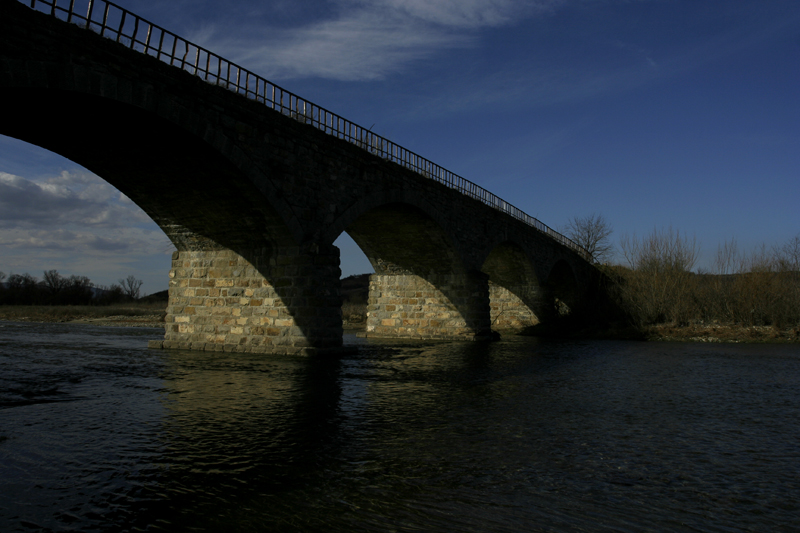
%> input picture test1.jpg, 800 x 533 px
$ octave --eval "result = histogram_hdr(imread('test1.jpg'));"   (GNU Octave 9; MATLAB toolbox functions it lacks are replaced by stand-ins)
%> lines starting %> are read from the running program, lines starting %| are printed output that depends on the picture
function HDR = histogram_hdr(img, w)
%% io
img_hsv = rgb2hsv(img);
%> img_hsv: size 533x800x3 double; mean H, S, V 0.404, 0.41, 0.213
img_v = img_hsv(:,:,3);
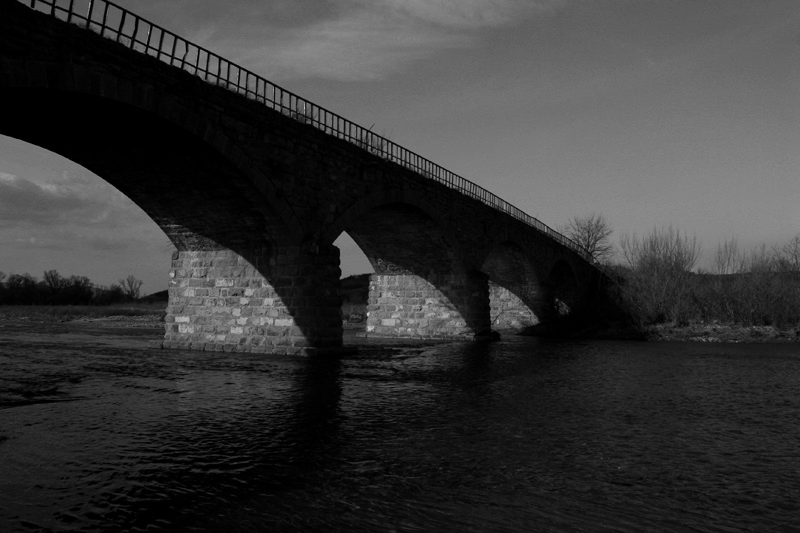
%> img_v: size 533x800 double; min 0, max 0.784, mean 0.213
img_histogram = imhist(img_v);
%> img_histogram = 256 values, max 20444 at index 1, min 0 at index 181, mean 1665.6

%% w: weighted factor in Eq. (1)
if  ~exist( 'w', 'var' )
    w = 0.3;
end

%% WHS function
function [H0,H1] = WHS(H,w)
%> called with w = 0.3

    M = sum(H);
%> M = 426400
    tau_map = zeros(1, length(H));

    for t = 1:length(H)
        tau_map(t) = abs(w - (1/M * sum(H(1:t))));
    end
%> after the loop, tau_map = 256 values, max 0.7 at index 201, min 0.00244 at index 18, mean 0.502

    [~, tau] = min(tau_map);
%> tau = 18
    H0 = H;
%> H0 has the same summary as img_histogram in histogram_hdr
    H1 = H;
%> H1 has the same summary as img_histogram in histogram_hdr

    for p = 1:length(H)
        if p <= tau
            H0(p) = H(p);
            H1(p) = 0;
        else
            H1(p) = H(p);
            H0(p) = 0;
        end
    end
%> after the loop, H0 = 256 values, max 20444 at index 1, min 0 at index 19, mean 503.8; H1 = 256 values, max 5251 at index 21, min 0 at index 1, mean 1161.9

end

%% Stretches the histogram of the V channel
[H0, H1] = WHS(img_histogram, w);

function [min_,max_] = his_stat_helper(H)

    for i=1:length(H)
        if H(i) ~= 0
            min_ = i;
            break
        end
    end

    for j=length(H):-1:1
        if H(j) ~= 0
            max_ = j;
            break
        end
    end
%> after the loop, max_ = 18

end

[min_H0, max_H0] = his_stat_helper(H0);
%> min_H0 = 1; max_H0 = 18
[min_H1, max_H1] = his_stat_helper(H1);
%> min_H1 = 19; max_H1 = 201
img0_v = (img_v * 255 - min_H0) / (max_H0 - min_H0);
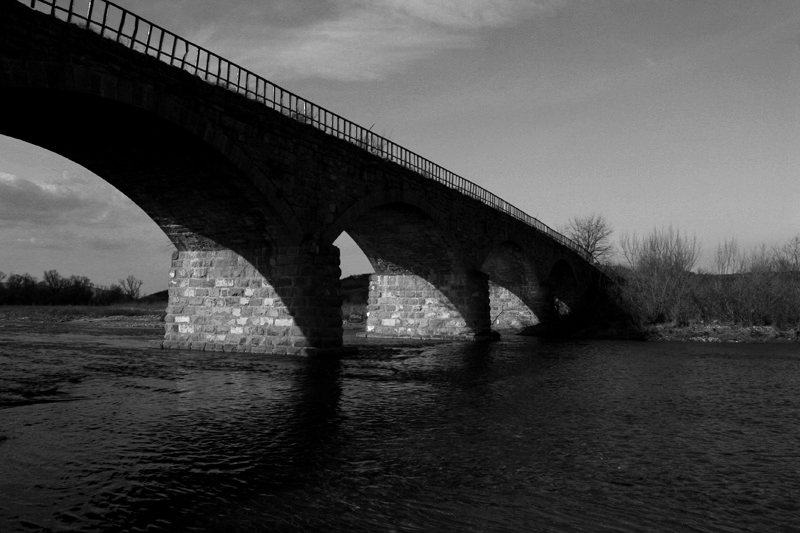
%> img0_v: size 533x800 double; min -0.0588, max 11.71, mean 3.14; drawn with min black and max white
img1_v = (img_v * 255 - min_H1) / (max_H1 - min_H1);
img0_ = img_hsv;
img1_ = img_hsv;
img0_(:,:,3) = img0_v;
%> img0_: size 533x800x3 double; mean H, S, V 0.404, 0.41, 3.14
img1_(:,:,3) = img1_v;
%> img1_: size 533x800x3 double; mean H, S, V 0.404, 0.41, 0.194
img = double(img);
img0_ = double(uint8(255 * hsv2rgb(img0_)));
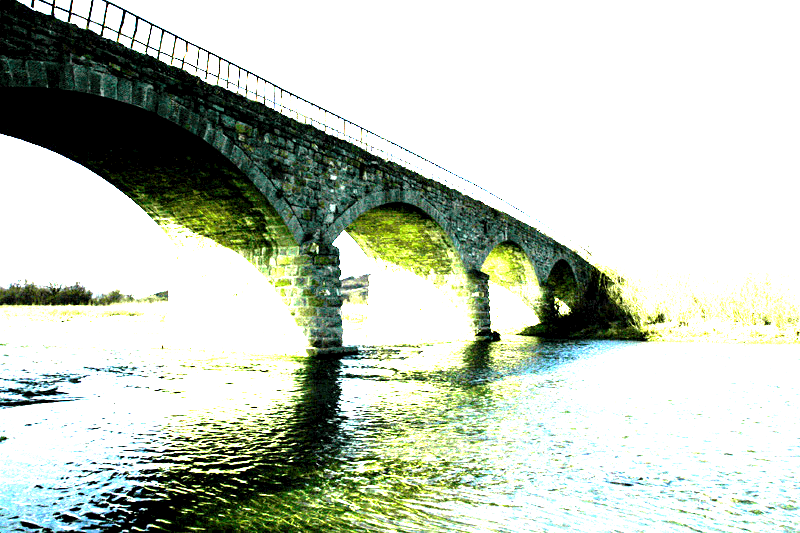
%> img0_: size 533x800x3 double; mean R, G, B 193.4, 201.7, 189
img1_ = double(uint8(255 * hsv2rgb(img1_)));

%% LDR image fusion
function [weight_O, weight_N, weight_U] = gaussian_shaped(O, N, U, p)
%> called with p = 1

    weight_O = 10/p * exp(((O - 127.5).^2) / (127.5^2) * 0.5);
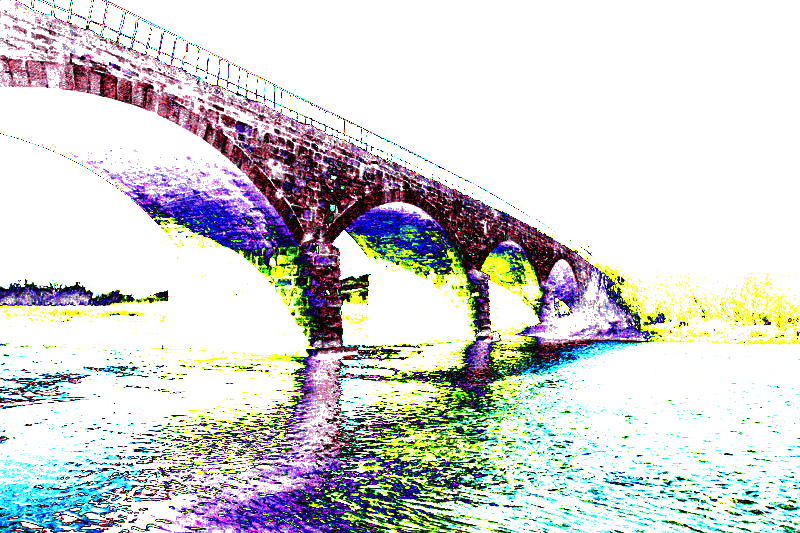
%> weight_O: size 533x800x3 double; mean R, G, B 15.36, 15.39, 15.38; drawn with min black and max white
    weight_N = 10/p * exp(((N - 127.5).^2) / (127.5^2) * 0.5);
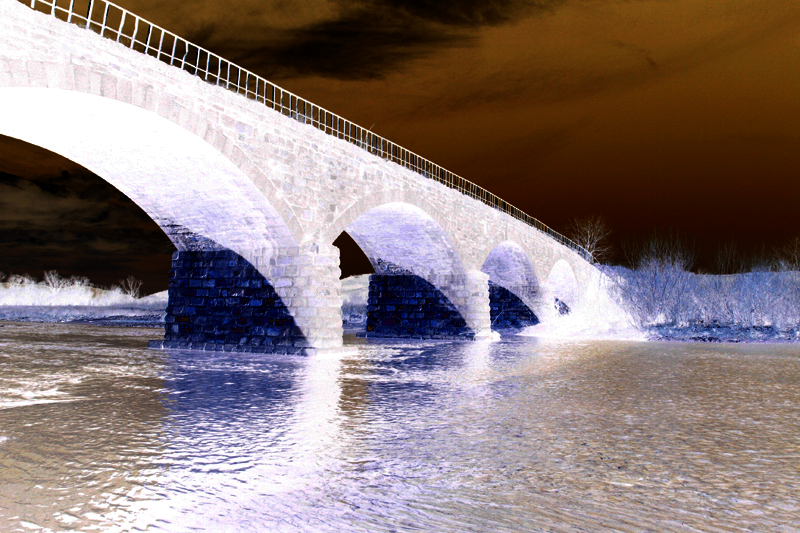
%> weight_N: size 533x800x3 double; mean R, G, B 13.52, 13.12, 13.12; drawn with min black and max white
    weight_U = 10/p * exp(((U - 127.5).^2) / (127.5^2) * 0.5);
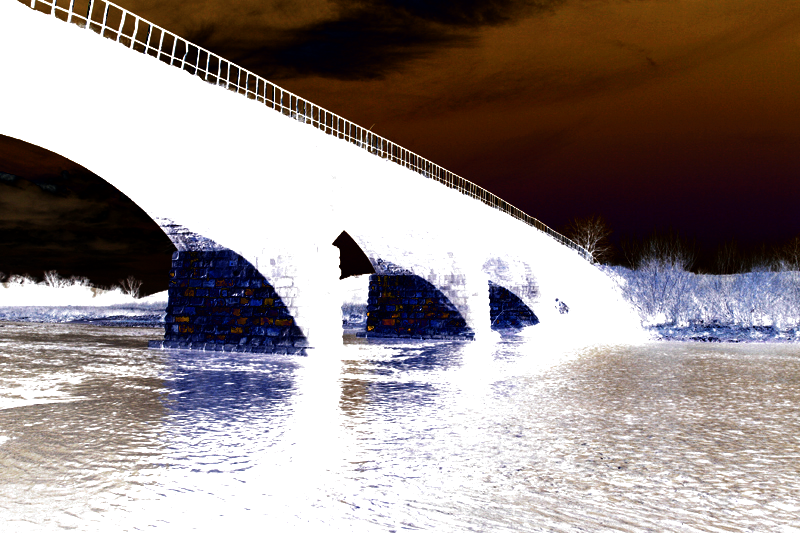
%> weight_U: size 533x800x3 double; mean R, G, B 13.89, 13.61, 13.57; drawn with min black and max white
end

[w_o,w_n,w_u] = gaussian_shaped(img0_, double(img), img1_, 1);
HDR = (w_o .* img0_ + w_n .* img + w_u .* img1_) ./ (w_o + w_n + w_u);
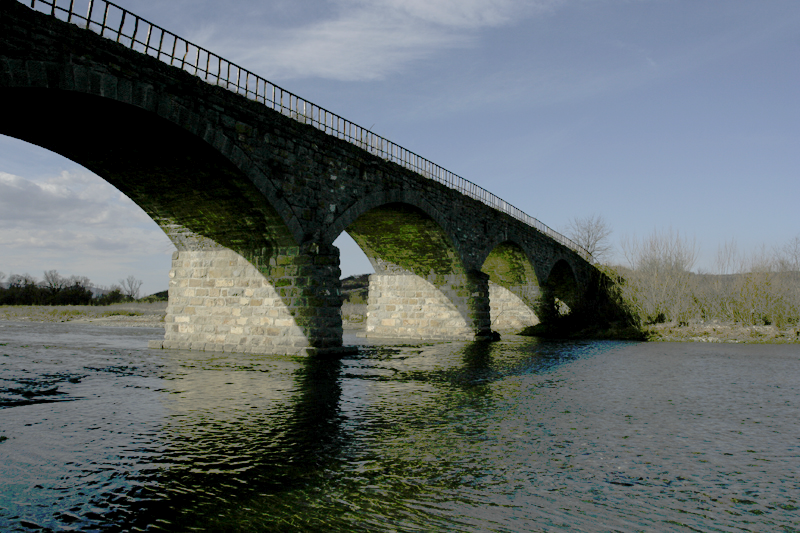
%> HDR: size 533x800x3 double; mean R, G, B 94.3, 102.7, 103.5
HDR = uint8(HDR);
%> HDR: size 533x800x3 uint8
end

$ run again, on test4.jpg
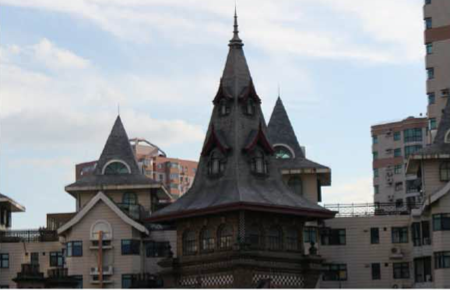
%> input picture test4.jpg, 450 x 290 px
%> img_hsv: size 290x450x3 double; mean H, S, V 0.463, 0.116, 0.582
%> in histogram_hdr, `img_v = img_hsv(:,:,3);`:
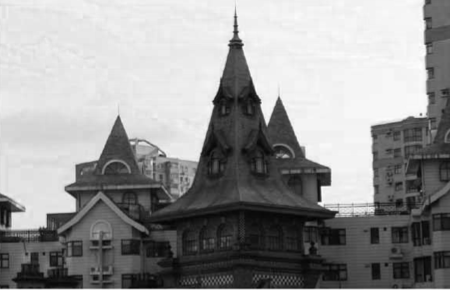
%> img_v: size 290x450 double; min 0.0157, max 0.996, mean 0.582
%> img_histogram = 256 values, max 4094 at index 244, min 0 at index 1, mean 509.8
%> M = 130500
%> after the loop in WHS, `for t = 1:length(H)`: tau_map = 256 values, max 0.7 at index 255, min 0.000582 at index 71, mean 0.217
%> tau = 71
%> in WHS, `H0 = H;`: H0 has the same summary as img_histogram in histogram_hdr
%> in WHS, `H1 = H;`: H1 has the same summary as img_histogram in histogram_hdr
%> after the loop in WHS, `for p = 1:length(H)`: H0 = 256 values, max 808 at index 36, min 0 at index 1, mean 153.2; H1 = 256 values, max 4094 at index 244, min 0 at index 1, mean 356.5
%> after the loop in his_stat_helper, `for j=length(H):-1:1`: max_ = 71
%> min_H0 = 5; max_H0 = 71
%> min_H1 = 72; max_H1 = 255
%> in histogram_hdr, `HDR = (w_o .* img0_ + w_n .* img + w_u .* img1_) ./ (w_o + w_n + w_u);`:
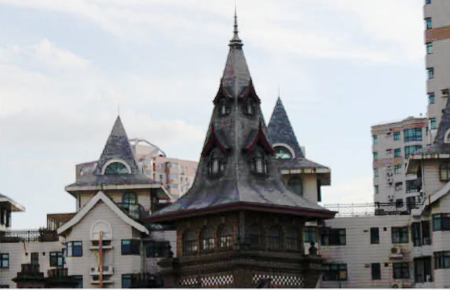
%> HDR: size 290x450x3 double; mean R, G, B 156.7, 158.5, 160.7
